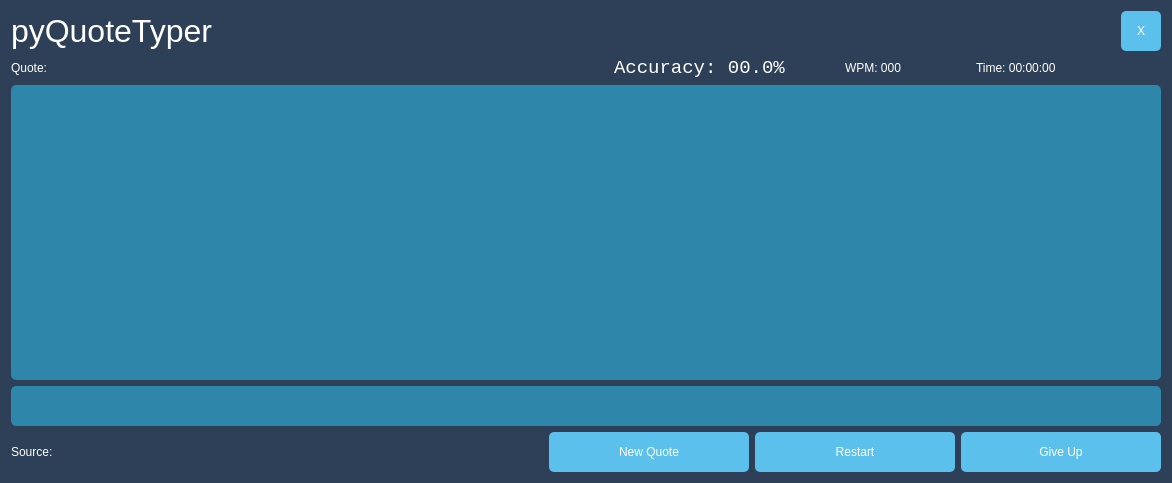
<?xml version="1.0" encoding="UTF-8"?>
<ui version="4.0">
 <class>quoteTyper</class>
 <widget class="QWidget" name="quoteTyper">
  <property name="geometry">
   <rect>
    <x>0</x>
    <y>0</y>
    <width>1172</width>
    <height>483</height>
   </rect>
  </property>
  <property name="windowTitle">
   <string>Form</string>
  </property>
  <property name="styleSheet">
   <string notr="true">QWidget#quoteTyper{
	background-color: #2E4057;
}

QLabel{
	font: 14pt &quot;Consolas&quot;;
	color: white;
}
QPushButton {
	font: 12pt &quot;Consolas&quot;;
	color: white;
	background-color: #5BC0EB;
	border-radius: 5;
}
QPushButton:pressed {
	background-color: rgb(53, 114, 138);
}

QTextEdit {
	font: 12pt &quot;Consolas&quot;;
	color: white;
	background-color: #2E86AB;
	border-radius: 5;
	padding: 15;

}

QLineEdit {
	font: 12pt &quot;Consolas&quot;;
	color: white;
	background-color: #2E86AB;
	border-radius: 5;
	padding-left: 15;
}</string>
  </property>
  <layout class="QGridLayout" name="gridLayout">
   <item row="0" column="5" alignment="Qt::AlignRight|Qt::AlignTop">
    <widget class="QPushButton" name="exitButton">
     <property name="minimumSize">
      <size>
       <width>40</width>
       <height>40</height>
      </size>
     </property>
     <property name="maximumSize">
      <size>
       <width>40</width>
       <height>40</height>
      </size>
     </property>
     <property name="styleSheet">
      <string notr="true">width: 40;
height: 40;</string>
     </property>
     <property name="text">
      <string>X</string>
     </property>
    </widget>
   </item>
   <item row="5" column="0" colspan="6">
    <widget class="QLineEdit" name="lineEdit">
     <property name="minimumSize">
      <size>
       <width>0</width>
       <height>40</height>
      </size>
     </property>
    </widget>
   </item>
   <item row="4" column="0" colspan="6">
    <widget class="QTextEdit" name="quoteText">
     <property name="frameShadow">
      <enum>QFrame::Plain</enum>
     </property>
     <property name="readOnly">
      <bool>true</bool>
     </property>
    </widget>
   </item>
   <item row="0" column="0">
    <widget class="QLabel" name="label_5">
     <property name="styleSheet">
      <string notr="true">font: 24pt;</string>
     </property>
     <property name="text">
      <string>pyQuoteTyper</string>
     </property>
    </widget>
   </item>
   <item row="2" column="0" colspan="6">
    <layout class="QHBoxLayout" name="horizontalLayout_3">
     <item>
      <widget class="QLabel" name="quoteLabel">
       <property name="text">
        <string>Quote:</string>
       </property>
      </widget>
     </item>
     <item>
      <widget class="QLabel" name="accLabel">
       <property name="maximumSize">
        <size>
         <width>225</width>
         <height>16777215</height>
        </size>
       </property>
       <property name="font">
        <font>
         <family>Consolas</family>
         <pointsize>14</pointsize>
         <weight>50</weight>
         <italic>false</italic>
         <bold>false</bold>
        </font>
       </property>
       <property name="text">
        <string>Accuracy: 00.0%</string>
       </property>
      </widget>
     </item>
     <item>
      <widget class="QLabel" name="wpmLabel">
       <property name="maximumSize">
        <size>
         <width>125</width>
         <height>16777215</height>
        </size>
       </property>
       <property name="text">
        <string>WPM: 000</string>
       </property>
      </widget>
     </item>
     <item>
      <widget class="QLabel" name="timeLabel">
       <property name="maximumSize">
        <size>
         <width>185</width>
         <height>16777215</height>
        </size>
       </property>
       <property name="text">
        <string>Time: 00:00:00</string>
       </property>
      </widget>
     </item>
    </layout>
   </item>
   <item row="6" column="0" colspan="6">
    <layout class="QHBoxLayout" name="horizontalLayout_4">
     <item>
      <widget class="QLabel" name="label_4">
       <property name="text">
        <string>Source:</string>
       </property>
      </widget>
     </item>
     <item>
      <widget class="QPushButton" name="newButton">
       <property name="minimumSize">
        <size>
         <width>200</width>
         <height>40</height>
        </size>
       </property>
       <property name="maximumSize">
        <size>
         <width>200</width>
         <height>40</height>
        </size>
       </property>
       <property name="text">
        <string>New Quote</string>
       </property>
      </widget>
     </item>
     <item>
      <widget class="QPushButton" name="restartButton">
       <property name="minimumSize">
        <size>
         <width>200</width>
         <height>40</height>
        </size>
       </property>
       <property name="maximumSize">
        <size>
         <width>200</width>
         <height>40</height>
        </size>
       </property>
       <property name="text">
        <string>Restart</string>
       </property>
      </widget>
     </item>
     <item>
      <widget class="QPushButton" name="giveupButton">
       <property name="minimumSize">
        <size>
         <width>200</width>
         <height>40</height>
        </size>
       </property>
       <property name="maximumSize">
        <size>
         <width>200</width>
         <height>40</height>
        </size>
       </property>
       <property name="text">
        <string>Give Up</string>
       </property>
      </widget>
     </item>
    </layout>
   </item>
  </layout>
 </widget>
 <resources/>
 <connections/>
</ui>
